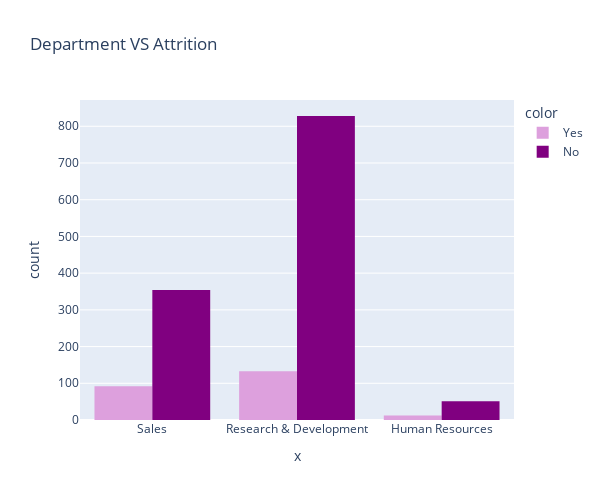

The notebook cell this image was saved under:
### Code cell
fig = px.histogram(x=hrdata['Department'], 
                   color=hrdata['Attrition'],
                   barmode='group',
                   color_discrete_sequence=['plum','purple'], 
                   height=500, 
                   width=600,
                  title='Department VS Attrition')
fig.show()

### Figure 1 — Plotly figure (JSON) as saved in the notebook; plotly's stock layout.template omitted (floating-point values rounded to 4 significant figures; data arrays with more than 128 entries replaced by an {"elided": "..."} marker saying what was removed)
{"data": [{"alignmentgroup": "True", "bingroup": "x", "hovertemplate": "color=Yes<br>x=%{x}<br>count=%{y}<extra></extra>", "legendgroup": "Yes", "marker": {"color": "plum"}, "name": "Yes", "offsetgroup": "Yes", "orientation": "v", "showlegend": true, "type": "histogram", "x": {"elided": "237 str values"}, "xaxis": "x", "yaxis": "y"}, {"alignmentgroup": "True", "bingroup": "x", "hovertemplate": "color=No<br>x=%{x}<br>count=%{y}<extra></extra>", "legendgroup": "No", "marker": {"color": "purple"}, "name": "No", "offsetgroup": "No", "orientation": "v", "showlegend": true, "type": "histogram", "x": {"elided": "1233 str values"}, "xaxis": "x", "yaxis": "y"}], "layout": {"barmode": "group", "height": 500, "legend": {"title": {"text": "color"}, "tracegroupgap": 0}, "title": {"text": "Department VS Attrition"}, "width": 600, "xaxis": {"anchor": "y", "autorange": true, "domain": [0, 1], "range": [-0.5, 2.5], "title": {"text": "x"}, "type": "category"}, "yaxis": {"anchor": "x", "autorange": true, "domain": [0, 1], "range": [0, 871.6], "title": {"text": "count"}}}}
